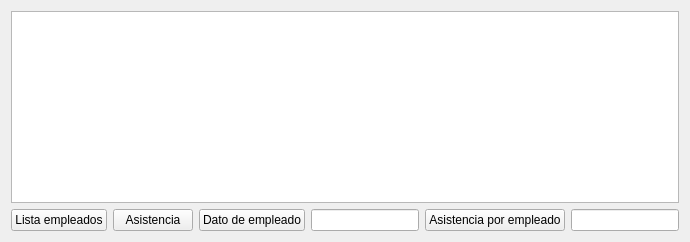
      <widget class="QWidget" name="page_1">
       <property name="sizePolicy">
        <sizepolicy hsizetype="Expanding" vsizetype="Expanding">
         <horstretch>0</horstretch>
         <verstretch>0</verstretch>
        </sizepolicy>
       </property>
       <layout class="QGridLayout" name="gridLayout_3">
        <item row="1" column="0">
         <layout class="QHBoxLayout" name="horizontalLayout">
          <item>
           <widget class="QPushButton" name="listarEmpleados">
            <property name="text">
             <string>Lista empleados</string>
            </property>
            <property name="autoDefault">
             <bool>true</bool>
            </property>
           </widget>
          </item>
          <item>
           <widget class="QPushButton" name="asistenciaEmpleado">
            <property name="text">
             <string>Asistencia</string>
            </property>
            <property name="autoDefault">
             <bool>true</bool>
            </property>
           </widget>
          </item>
          <item>
           <widget class="QPushButton" name="datoEmpleadoRut">
            <property name="text">
             <string>Dato de empleado</string>
            </property>
            <property name="autoDefault">
             <bool>true</bool>
            </property>
           </widget>
          </item>
          <item>
           <widget class="QLineEdit" name="rutEmpleadoDato"/>
          </item>
          <item>
           <widget class="QPushButton" name="asistenciaEmpleadoRut">
            <property name="text">
             <string>Asistencia por empleado</string>
            </property>
            <property name="autoDefault">
             <bool>true</bool>
            </property>
           </widget>
          </item>
          <item>
           <widget class="QLineEdit" name="rutEmpleadoAsistencia"/>
          </item>
         </layout>
        </item>
        <item row="0" column="0">
         <widget class="QTableView" name="tablaEmpleado">
          <property name="focusPolicy">
           <enum>Qt::ClickFocus</enum>
          </property>
         </widget>
        </item>
       </layout>
      </widget>
